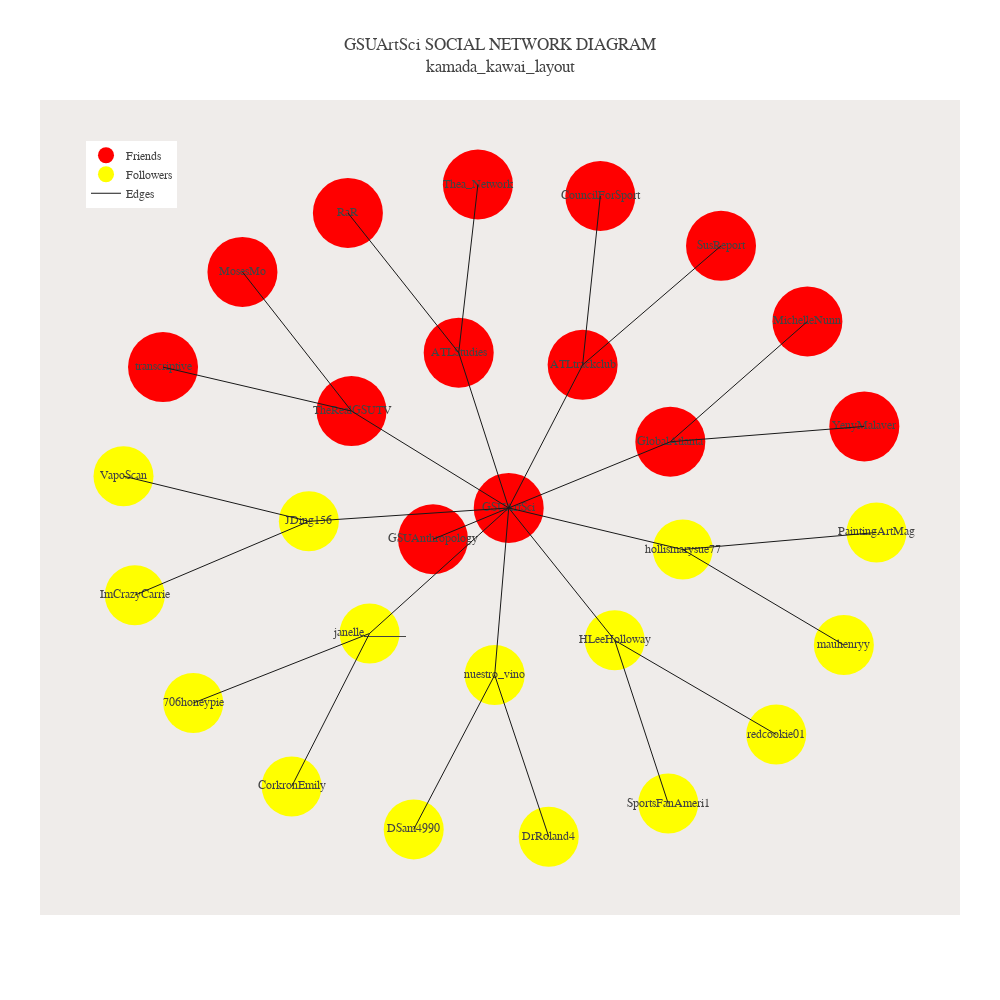

Write notebook code for a chart like this one.
### Code cell
##############################
####  kamada_kawai_layout ####
##############################

pos=nx.kamada_kawai_layout(G)
title = 'GSUArtSci SOCIAL NETWORK DIAGRAM' + '<br>' + 'kamada_kawai_layout'  
fig=make_fig(pos,my_nodes1, my_nodes2, title)
off.iplot(fig)

### Figure 1 — Plotly figure (JSON) as saved in the notebook; plotly's stock layout.template omitted (floating-point values rounded to 4 significant figures)
{"data": [{"hoverinfo": "text", "marker": {"color": "red", "size": 70}, "mode": "markers+text", "name": "Friends", "text": ["GSUArtSci", "GlobalAtlanta", "ATLtrackclub", "ATLStudies", "TheRealGSUTV", "YenyMalaver", "MichelleNunn", "SusReport", "CouncilForSport", "Thea_Network", "RaR", "GSUAnthropology", "MosesMo", "transcriptive"], "type": "scatter", "uid": "f09bd92d-4882-4e99-b7a0-7d8780b4ef59", "x": [0.002819, 0.4235, 0.1952, -0.1274, -0.4064, 0.9285, 0.7803, 0.5555, 0.2412, -0.07747, -0.4159, -0.1942, -0.6904, -0.8971], "y": [0.01067, 0.209, 0.4393, 0.4757, 0.3008, 0.2549, 0.5693, 0.7958, 0.9449, 0.9794, 0.8943, -0.0831, 0.7176, 0.4325]}, {"hoverinfo": "text", "marker": {"color": "yellow", "size": 60}, "mode": "markers+text", "name": "Followers", "text": ["JDing156", "VapoScan", "ImCrazyCarrie", "janelle_______", "706honeypie", "CorkronEmily", "nuestro_vino", "DSam4990", "DrRoland4", "HLeeHolloway", "SportsFanAmeri1", "redcookie01", "hollismarysue77", "mauhenryy", "PaintingArtMag"], "type": "scatter", "uid": "b4907fbb-a572-45e8-a7f6-d0b299479935", "x": [-0.5175, -1, -0.9705, -0.3594, -0.8184, -0.5621, -0.03377, -0.2445, 0.107, 0.2788, 0.418, 0.6991, 0.456, 0.8752, 0.9602], "y": [-0.02942, 0.1059, -0.2507, -0.3652, -0.5737, -0.8234, -0.4899, -0.9521, -0.9741, -0.3858, -0.8747, -0.6679, -0.1138, -0.4, -0.06272]}, {"hoverinfo": "none", "line": {"color": "rgb(25,25,25)", "width": 1}, "mode": "lines", "name": "Edges", "type": "scatter", "uid": "f13480b1-bde0-48e5-a450-f57f9f87df59", "x": [0.002819, 0.4235, null, 0.002819, 0.1952, null, 0.002819, -0.1274, null, 0.002819, -0.1942, null, 0.002819, -0.4064, null, 0.002819, -0.5175, null, 0.002819, -0.3594, null, 0.002819, -0.03377, null, 0.002819, 0.2788, null, 0.002819, 0.456, null, 0.4235, 0.9285, null, 0.4235, 0.7803, null, 0.1952, 0.5555, null, 0.1952, 0.2412, null, -0.1274, -0.07747, null, -0.1274, -0.4159, null, -0.4064, -0.6904, null, -0.4064, -0.8971, null, -0.5175, -1, null, -0.5175, -0.9705, null, -0.3594, -0.8184, null, -0.3594, -0.5621, null, -0.03377, -0.2445, null, -0.03377, 0.107, null, 0.2788, 0.418, null, 0.2788, 0.6991, null, 0.456, 0.8752, null, 0.456, 0.9602, null, 0.3938, 0.3938, null], "y": [0.01067, 0.209, null, 0.01067, 0.4393, null, 0.01067, 0.4757, null, 0.01067, -0.0831, null, 0.01067, 0.3008, null, 0.01067, -0.02942, null, 0.01067, -0.3652, null, 0.01067, -0.4899, null, 0.01067, -0.3858, null, 0.01067, -0.1138, null, 0.209, 0.2549, null, 0.209, 0.5693, null, 0.4393, 0.7958, null, 0.4393, 0.9449, null, 0.4757, 0.9794, null, 0.4757, 0.8943, null, 0.3008, 0.7176, null, 0.3008, 0.4325, null, -0.02942, 0.1059, null, -0.02942, -0.2507, null, -0.3652, -0.5737, null, -0.3652, -0.8234, null, -0.4899, -0.9521, null, -0.4899, -0.9741, null, -0.3858, -0.8747, null, -0.3858, -0.6679, null, -0.1138, -0.4, null, -0.1138, -0.06272, null, -0.0837, -0.0837, null]}], "layout": {"autosize": false, "font": {"family": "Balto"}, "height": 1000, "hovermode": "closest", "legend": {"x": 0.05, "y": 0.95}, "margin": {"b": 85, "l": 40, "pad": 0, "r": 40, "t": 100}, "plot_bgcolor": "#efecea", "showlegend": true, "title": {"text": "GSUArtSci SOCIAL NETWORK DIAGRAM<br>kamada_kawai_layout"}, "width": 1000, "xaxis": {"showgrid": false, "showline": false, "showticklabels": false, "title": {"text": ""}, "zeroline": false}, "yaxis": {"showgrid": false, "showline": false, "showticklabels": false, "title": {"text": ""}, "zeroline": false}}}
